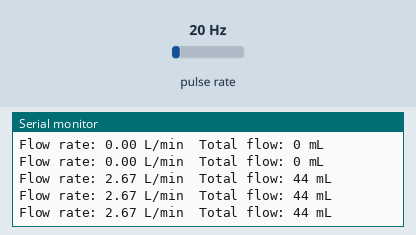
This sketch was run on a simulated Arduino Uno, built with avr-gcc and run on an emulated ATmega328P. On the bench: the last lines printed to the serial monitor. Wiring (inferred from the names in the program): pulse sensor: data pin 2. The test bench sets the inputs (shaded band); at power-on: pulse rate 20 Hz.

Above: at 1.2 s.
1.3 s: pulse rate (sensor on pin 2) set to 4 Hz
At 2.13 s:
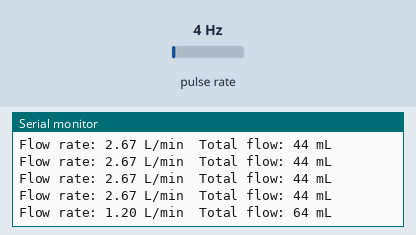
4.3 s: pulse rate (sensor on pin 2) set to 50 Hz
At 4.3 s:
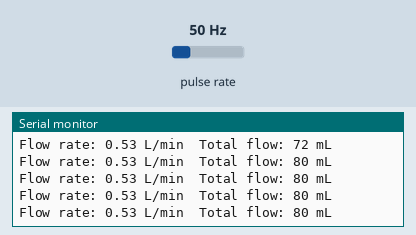
7.3 s: pulse rate (sensor on pin 2) set to 100 Hz
At 7.34 s:
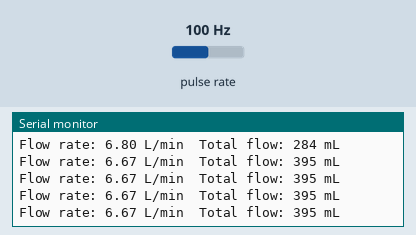
10.3 s: pulse rate (sensor on pin 2) set to 4 Hz
At 10.31 s:
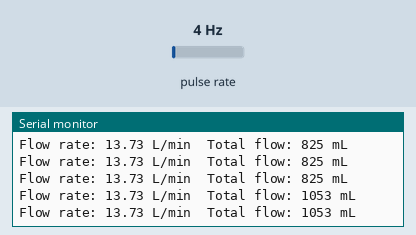
Timing chart, 0 to 13.3 s (numbered marks = the images above; inputs shaded):
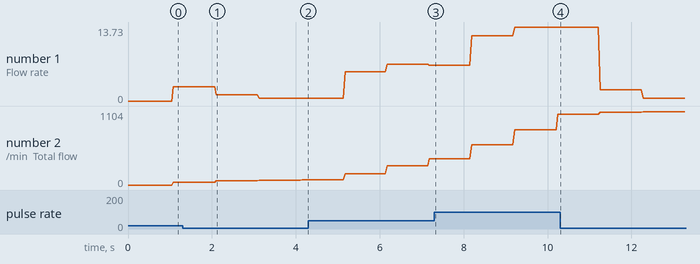

The sketch:

waterFlow.ino
```cpp
// Water Flow Monitoring System

const int flowSensorPin = 2; // Connect the flow sensor to digital pin 2
volatile int pulseCount = 0; // Measure the number of pulses

float flowRate = 0.0; // Flow rate in liters per minute
unsigned int flowMilliLitres = 0; // Total accumulated flow in milliliters
unsigned long totalMilliLitres = 0; // Total accumulated flow in milliliters over time
unsigned long oldTime = 0; // Previous time

void setup() {
  Serial.begin(9600);
  pinMode(flowSensorPin, INPUT);
  attachInterrupt(digitalPinToInterrupt(flowSensorPin), pulseCounter, FALLING);
}

void loop() {
  unsigned long currentTime = millis();

  if (currentTime - oldTime > 1000) { // Update every 1 second
    detachInterrupt(digitalPinToInterrupt(flowSensorPin)); // Disable interrupts while calculating flow rate
    flowRate = pulseCount / 7.5; // Convert pulses to flow rate in liters per minute (assuming 7.5 pulses per liter)
    flowMilliLitres = (flowRate / 60) * 1000; // Convert flow rate to milliliters per second
    totalMilliLitres += flowMilliLitres; // Accumulate total flow
    oldTime = currentTime; // Update old time
    pulseCount = 0; // Reset pulse count
    attachInterrupt(digitalPinToInterrupt(flowSensorPin), pulseCounter, FALLING); // Re-enable interrupts
  }

  // Your code here: Perform actions based on the water flow data
  // Example: Print flow rate and total flow to Serial Monitor
  Serial.print("Flow rate: ");
  Serial.print(flowRate);
  Serial.print(" L/min\t");
  Serial.print("Total flow: ");
  Serial.print(totalMilliLitres);
  Serial.println(" mL");
}

void pulseCounter() {
  pulseCount++;
}
```

Measured:
- after the input at 1.3 s, the serial monitor: prints a new line after 0.81 s (image 1)
- plotted number 1: 2.67 → 0.53 after the input at 1.3 s, 0.53 → 6.67 after the input at 4.3 s, 6.67 → 13.73 after the input at 7.3 s, 13.73 → 0.53 after the input at 10.3 s
- plotted number 2: 44 → 80 after the input at 1.3 s, 80 → 395 after the input at 4.3 s, 395 → 1053 after the input at 7.3 s, 1053 → 1104 after the input at 10.3 s
